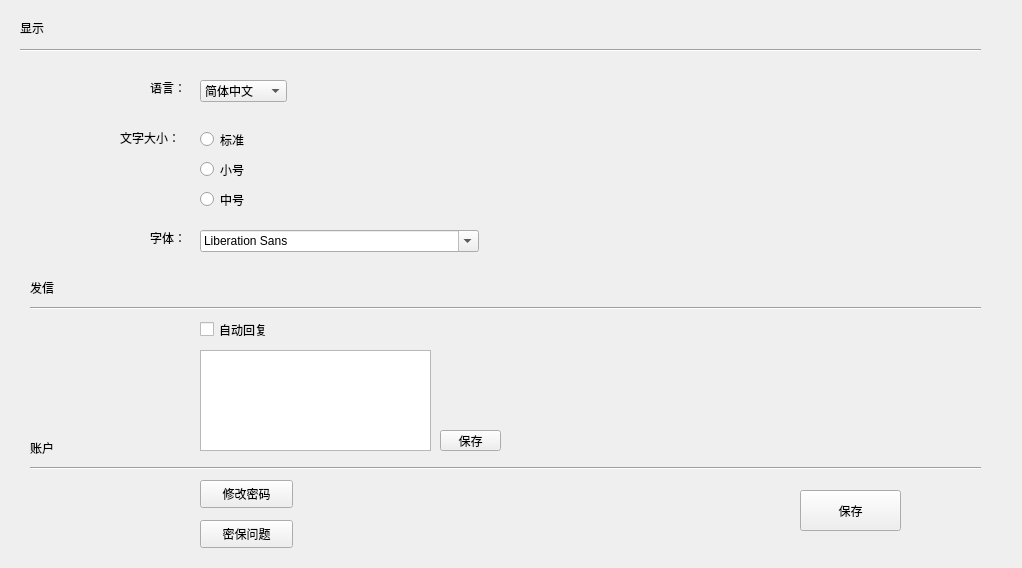
<?xml version="1.0" encoding="UTF-8"?>
<ui version="4.0">
 <class>setting</class>
 <widget class="QWidget" name="setting">
  <property name="geometry">
   <rect>
    <x>0</x>
    <y>0</y>
    <width>1022</width>
    <height>568</height>
   </rect>
  </property>
  <property name="windowTitle">
   <string>Form</string>
  </property>
  <widget class="QLabel" name="label">
   <property name="geometry">
    <rect>
     <x>20</x>
     <y>20</y>
     <width>72</width>
     <height>15</height>
    </rect>
   </property>
   <property name="text">
    <string>显示</string>
   </property>
  </widget>
  <widget class="Line" name="line">
   <property name="geometry">
    <rect>
     <x>20</x>
     <y>40</y>
     <width>961</width>
     <height>20</height>
    </rect>
   </property>
   <property name="orientation">
    <enum>Qt::Horizontal</enum>
   </property>
  </widget>
  <widget class="QLabel" name="label_2">
   <property name="geometry">
    <rect>
     <x>150</x>
     <y>80</y>
     <width>72</width>
     <height>15</height>
    </rect>
   </property>
   <property name="text">
    <string>语言：</string>
   </property>
  </widget>
  <widget class="QComboBox" name="comboBox">
   <property name="geometry">
    <rect>
     <x>200</x>
     <y>80</y>
     <width>87</width>
     <height>22</height>
    </rect>
   </property>
   <item>
    <property name="text">
     <string>简体中文</string>
    </property>
   </item>
   <item>
    <property name="text">
     <string>English</string>
    </property>
   </item>
  </widget>
  <widget class="QLabel" name="label_3">
   <property name="geometry">
    <rect>
     <x>120</x>
     <y>130</y>
     <width>72</width>
     <height>15</height>
    </rect>
   </property>
   <property name="text">
    <string>文字大小：</string>
   </property>
  </widget>
  <widget class="QRadioButton" name="radioButton">
   <property name="geometry">
    <rect>
     <x>200</x>
     <y>130</y>
     <width>115</width>
     <height>19</height>
    </rect>
   </property>
   <property name="text">
    <string>标准</string>
   </property>
  </widget>
  <widget class="QRadioButton" name="radioButton_2">
   <property name="geometry">
    <rect>
     <x>200</x>
     <y>160</y>
     <width>115</width>
     <height>19</height>
    </rect>
   </property>
   <property name="text">
    <string>小号</string>
   </property>
  </widget>
  <widget class="QRadioButton" name="radioButton_3">
   <property name="geometry">
    <rect>
     <x>200</x>
     <y>190</y>
     <width>115</width>
     <height>19</height>
    </rect>
   </property>
   <property name="text">
    <string>中号</string>
   </property>
  </widget>
  <widget class="QLabel" name="label_4">
   <property name="geometry">
    <rect>
     <x>150</x>
     <y>230</y>
     <width>41</width>
     <height>16</height>
    </rect>
   </property>
   <property name="text">
    <string>字体：</string>
   </property>
  </widget>
  <widget class="QFontComboBox" name="fontComboBox">
   <property name="geometry">
    <rect>
     <x>200</x>
     <y>230</y>
     <width>279</width>
     <height>22</height>
    </rect>
   </property>
  </widget>
  <widget class="QLabel" name="label_5">
   <property name="geometry">
    <rect>
     <x>30</x>
     <y>280</y>
     <width>72</width>
     <height>15</height>
    </rect>
   </property>
   <property name="text">
    <string>发信</string>
   </property>
  </widget>
  <widget class="Line" name="line_2">
   <property name="geometry">
    <rect>
     <x>30</x>
     <y>300</y>
     <width>951</width>
     <height>16</height>
    </rect>
   </property>
   <property name="orientation">
    <enum>Qt::Horizontal</enum>
   </property>
  </widget>
  <widget class="QCheckBox" name="replayCheckBox">
   <property name="geometry">
    <rect>
     <x>200</x>
     <y>320</y>
     <width>91</width>
     <height>19</height>
    </rect>
   </property>
   <property name="text">
    <string>自动回复</string>
   </property>
  </widget>
  <widget class="QLabel" name="label_6">
   <property name="geometry">
    <rect>
     <x>30</x>
     <y>440</y>
     <width>72</width>
     <height>15</height>
    </rect>
   </property>
   <property name="text">
    <string>账户</string>
   </property>
  </widget>
  <widget class="Line" name="line_3">
   <property name="geometry">
    <rect>
     <x>30</x>
     <y>460</y>
     <width>951</width>
     <height>16</height>
    </rect>
   </property>
   <property name="orientation">
    <enum>Qt::Horizontal</enum>
   </property>
  </widget>
  <widget class="QPushButton" name="changepassword">
   <property name="geometry">
    <rect>
     <x>200</x>
     <y>480</y>
     <width>93</width>
     <height>28</height>
    </rect>
   </property>
   <property name="styleSheet">
    <string notr="true"/>
   </property>
   <property name="text">
    <string>修改密码</string>
   </property>
  </widget>
  <widget class="QPushButton" name="setquestion">
   <property name="geometry">
    <rect>
     <x>200</x>
     <y>520</y>
     <width>93</width>
     <height>28</height>
    </rect>
   </property>
   <property name="text">
    <string>密保问题</string>
   </property>
  </widget>
  <widget class="QPushButton" name="setting_2">
   <property name="geometry">
    <rect>
     <x>800</x>
     <y>490</y>
     <width>101</width>
     <height>41</height>
    </rect>
   </property>
   <property name="text">
    <string>保存</string>
   </property>
  </widget>
  <widget class="QTextEdit" name="textEdit">
   <property name="geometry">
    <rect>
     <x>200</x>
     <y>350</y>
     <width>231</width>
     <height>101</height>
    </rect>
   </property>
  </widget>
  <widget class="QPushButton" name="saveReplayButton">
   <property name="geometry">
    <rect>
     <x>440</x>
     <y>430</y>
     <width>61</width>
     <height>21</height>
    </rect>
   </property>
   <property name="text">
    <string>保存</string>
   </property>
  </widget>
 </widget>
 <resources/>
 <connections/>
</ui>
